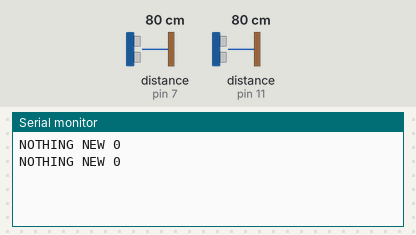
A sketch run on a simulated Arduino Uno, built with avr-gcc and run on an emulated ATmega328P. On the bench: the last lines printed to the serial monitor. The inputs (shaded band) are chosen by the test bench; at power-on: distance to the obstacle (sensors on pin 7, pin 11) 80 cm.

Above: at 1.2 s.
1.3 s: distance to the obstacle (sensor on pin 7) set to 120 cm
At 3.6 s:
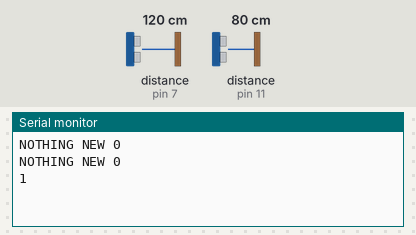
At 4.5 s:
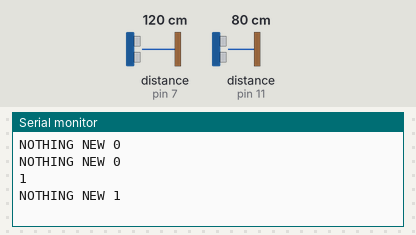
Timing chart, 0 to 6.0 s (numbered marks = the images above; inputs shaded):
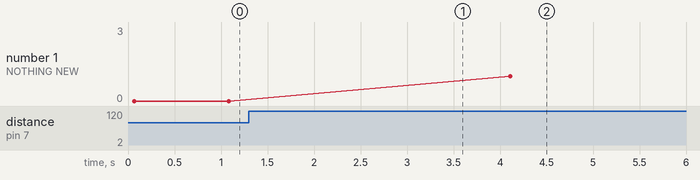

Measured:
- after the input at 1.3 s, the serial monitor: prints a new line after 0.79 s (image 1)
- plotted number 1: 0 → 3 after the input at 1.3 s

The sketch:

sketch_mar18a.ino
```cpp
#include <NewPing.h>
//install dependencies under tools > manage dependencies

//pin and max distance in cm defined
NewPing sonar(10, 11, 100);
NewPing sonar2(6, 7, 100);

int visitors = 0;
bool reset = false;


void setup() {
  Serial.begin(9600);
  delay(50);
}

void loop() {

  //checks which sensor is triggered to determine increast or decrease
  //reset check ensures no repeat scans in case of still standing target
  if((sonar.ping_cm() > 0) && (sonar2.ping_cm() == 0) && (reset == true)){
    visitors++;
    Serial.println(visitors);
    reset = false;
    delay(1000);
  }
  else if((sonar.ping_cm() == 0) && (sonar2.ping_cm() > 0) && (reset == true)){
    visitors--;
    Serial.println(visitors);
    reset = false;
    delay(1000);
  }
  else{
    Serial.print("NOTHING NEW ");
    Serial.println(visitors);
    reset = true;
  }


  /*
  // Checks distance
  Serial.print("1 ");
  Serial.println(sonar.ping_cm());
  delay(100);
  Serial.print("2 ");
  Serial.println(sonar2.ping_cm());
  }*/

  delay(1000);
}
```
